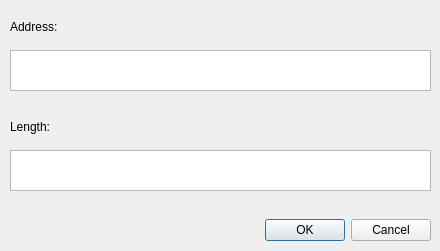
<?xml version="1.0" encoding="UTF-8"?>
<ui version="4.0">
 <class>IDAngrAddMem</class>
 <widget class="QDialog" name="IDAngrAddMem">
  <property name="geometry">
   <rect>
    <x>0</x>
    <y>0</y>
    <width>440</width>
    <height>251</height>
   </rect>
  </property>
  <property name="windowTitle">
   <string>Add Symbolic Memory</string>
  </property>
  <widget class="QDialogButtonBox" name="buttonBox">
   <property name="geometry">
    <rect>
     <x>70</x>
     <y>210</y>
     <width>361</width>
     <height>41</height>
    </rect>
   </property>
   <property name="orientation">
    <enum>Qt::Horizontal</enum>
   </property>
   <property name="standardButtons">
    <set>QDialogButtonBox::Cancel|QDialogButtonBox::Ok</set>
   </property>
  </widget>
  <widget class="QPlainTextEdit" name="addrTextEdit">
   <property name="geometry">
    <rect>
     <x>10</x>
     <y>50</y>
     <width>421</width>
     <height>41</height>
    </rect>
   </property>
   <property name="plainText">
    <string/>
   </property>
  </widget>
  <widget class="QLabel" name="label">
   <property name="geometry">
    <rect>
     <x>10</x>
     <y>10</y>
     <width>108</width>
     <height>33</height>
    </rect>
   </property>
   <property name="text">
    <string>Address:</string>
   </property>
  </widget>
  <widget class="QLabel" name="label_2">
   <property name="geometry">
    <rect>
     <x>10</x>
     <y>110</y>
     <width>108</width>
     <height>33</height>
    </rect>
   </property>
   <property name="text">
    <string>Length:</string>
   </property>
  </widget>
  <widget class="QPlainTextEdit" name="lenTextEdit">
   <property name="geometry">
    <rect>
     <x>10</x>
     <y>150</y>
     <width>421</width>
     <height>41</height>
    </rect>
   </property>
   <property name="plainText">
    <string/>
   </property>
  </widget>
 </widget>
 <resources/>
 <connections>
  <connection>
   <sender>buttonBox</sender>
   <signal>accepted()</signal>
   <receiver>IDAngrAddMem</receiver>
   <slot>accept()</slot>
   <hints>
    <hint type="sourcelabel">
     <x>248</x>
     <y>254</y>
    </hint>
    <hint type="destinationlabel">
     <x>157</x>
     <y>274</y>
    </hint>
   </hints>
  </connection>
  <connection>
   <sender>buttonBox</sender>
   <signal>rejected()</signal>
   <receiver>IDAngrAddMem</receiver>
   <slot>reject()</slot>
   <hints>
    <hint type="sourcelabel">
     <x>316</x>
     <y>260</y>
    </hint>
    <hint type="destinationlabel">
     <x>286</x>
     <y>274</y>
    </hint>
   </hints>
  </connection>
 </connections>
</ui>
